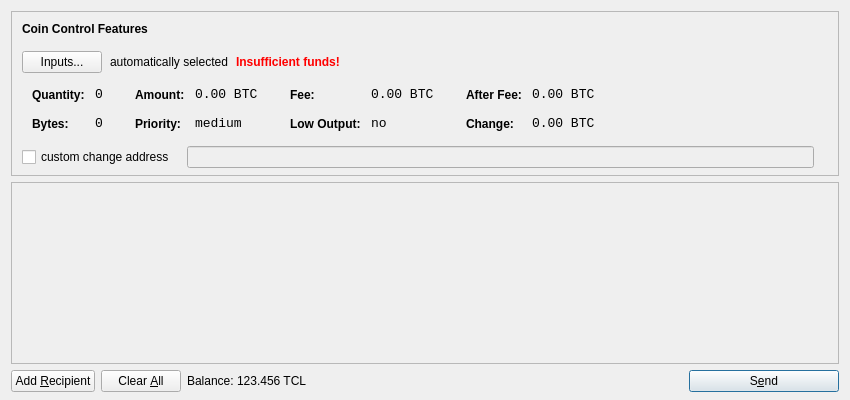
<?xml version="1.0" encoding="UTF-8"?>
<ui version="4.0">
 <class>SendCoinsDialog</class>
 <widget class="QDialog" name="SendCoinsDialog">
  <property name="geometry">
   <rect>
    <x>0</x>
    <y>0</y>
    <width>850</width>
    <height>400</height>
   </rect>
  </property>
  <property name="windowTitle">
   <string>Send Coins</string>
  </property>
  <layout class="QVBoxLayout" name="verticalLayout" stretch="0,1,0">
   <property name="bottomMargin">
    <number>8</number>
   </property>
   <item>
    <widget class="QFrame" name="frameCoinControl">
     <property name="sizePolicy">
      <sizepolicy hsizetype="Expanding" vsizetype="Expanding">
       <horstretch>0</horstretch>
       <verstretch>0</verstretch>
      </sizepolicy>
     </property>
     <property name="maximumSize">
      <size>
       <width>16777215</width>
       <height>16777215</height>
      </size>
     </property>
     <property name="frameShape">
      <enum>QFrame::StyledPanel</enum>
     </property>
     <property name="frameShadow">
      <enum>QFrame::Sunken</enum>
     </property>
     <layout class="QVBoxLayout" name="verticalLayoutCoinControl2">
      <property name="spacing">
       <number>-1</number>
      </property>
      <property name="leftMargin">
       <number>0</number>
      </property>
      <property name="topMargin">
       <number>0</number>
      </property>
      <property name="rightMargin">
       <number>0</number>
      </property>
      <property name="bottomMargin">
       <number>6</number>
      </property>
      <item>
       <layout class="QVBoxLayout" name="verticalLayoutCoinControl" stretch="0,0,0,0,1">
        <property name="spacing">
         <number>0</number>
        </property>
        <property name="leftMargin">
         <number>10</number>
        </property>
        <property name="topMargin">
         <number>10</number>
        </property>
        <item>
         <layout class="QHBoxLayout" name="horizontalLayoutCoinControl1">
          <property name="bottomMargin">
           <number>15</number>
          </property>
          <item>
           <widget class="QLabel" name="labelCoinControlFeatures">
            <property name="sizePolicy">
             <sizepolicy hsizetype="Preferred" vsizetype="Maximum">
              <horstretch>0</horstretch>
              <verstretch>0</verstretch>
             </sizepolicy>
            </property>
            <property name="font">
             <font>
              <weight>75</weight>
              <bold>true</bold>
             </font>
            </property>
            <property name="styleSheet">
             <string notr="true">font-weight:bold;</string>
            </property>
            <property name="text">
             <string>Coin Control Features</string>
            </property>
           </widget>
          </item>
         </layout>
        </item>
        <item>
         <layout class="QHBoxLayout" name="horizontalLayoutCoinControl2" stretch="0,0,0,0">
          <property name="spacing">
           <number>8</number>
          </property>
          <property name="bottomMargin">
           <number>10</number>
          </property>
          <item>
           <widget class="QPushButton" name="pushButtonCoinControl">
            <property name="styleSheet">
             <string notr="true"/>
            </property>
            <property name="text">
             <string>Inputs...</string>
            </property>
           </widget>
          </item>
          <item>
           <widget class="QLabel" name="labelCoinControlAutomaticallySelected">
            <property name="text">
             <string>automatically selected</string>
            </property>
            <property name="margin">
             <number>5</number>
            </property>
           </widget>
          </item>
          <item>
           <widget class="QLabel" name="labelCoinControlInsuffFunds">
            <property name="font">
             <font>
              <weight>75</weight>
              <bold>true</bold>
             </font>
            </property>
            <property name="styleSheet">
             <string notr="true">color:red;font-weight:bold;</string>
            </property>
            <property name="text">
             <string>Insufficient funds!</string>
            </property>
            <property name="margin">
             <number>5</number>
            </property>
           </widget>
          </item>
          <item>
           <spacer name="horizontalSpacerCoinControl">
            <property name="orientation">
             <enum>Qt::Horizontal</enum>
            </property>
            <property name="sizeHint" stdset="0">
             <size>
              <width>40</width>
              <height>1</height>
             </size>
            </property>
           </spacer>
          </item>
         </layout>
        </item>
        <item>
         <widget class="QWidget" name="widgetCoinControl" native="true">
          <property name="sizePolicy">
           <sizepolicy hsizetype="Preferred" vsizetype="Preferred">
            <horstretch>0</horstretch>
            <verstretch>0</verstretch>
           </sizepolicy>
          </property>
          <property name="minimumSize">
           <size>
            <width>0</width>
            <height>0</height>
           </size>
          </property>
          <property name="styleSheet">
           <string notr="true"/>
          </property>
          <layout class="QHBoxLayout" name="horizontalLayoutCoinControl5">
           <property name="margin">
            <number>0</number>
           </property>
           <item>
            <layout class="QHBoxLayout" name="horizontalLayoutCoinControl3" stretch="0,0,0,1">
             <property name="spacing">
              <number>20</number>
             </property>
             <property name="topMargin">
              <number>0</number>
             </property>
             <property name="bottomMargin">
              <number>10</number>
             </property>
             <item>
              <layout class="QFormLayout" name="formLayoutCoinControl1">
               <property name="horizontalSpacing">
                <number>10</number>
               </property>
               <property name="verticalSpacing">
                <number>14</number>
               </property>
               <property name="leftMargin">
                <number>10</number>
               </property>
               <property name="topMargin">
                <number>4</number>
               </property>
               <property name="rightMargin">
                <number>6</number>
               </property>
               <item row="0" column="0">
                <widget class="QLabel" name="labelCoinControlQuantityText">
                 <property name="styleSheet">
                  <string notr="true">font-weight:bold;</string>
                 </property>
                 <property name="text">
                  <string>Quantity:</string>
                 </property>
                 <property name="margin">
                  <number>0</number>
                 </property>
                </widget>
               </item>
               <item row="0" column="1">
                <widget class="QLabel" name="labelCoinControlQuantity">
                 <property name="font">
                  <font>
                   <family>Monospace</family>
                   <pointsize>10</pointsize>
                  </font>
                 </property>
                 <property name="cursor">
                  <cursorShape>IBeamCursor</cursorShape>
                 </property>
                 <property name="contextMenuPolicy">
                  <enum>Qt::ActionsContextMenu</enum>
                 </property>
                 <property name="text">
                  <string notr="true">0</string>
                 </property>
                 <property name="margin">
                  <number>0</number>
                 </property>
                 <property name="textInteractionFlags">
                  <set>Qt::LinksAccessibleByMouse|Qt::TextSelectableByKeyboard|Qt::TextSelectableByMouse</set>
                 </property>
                </widget>
               </item>
               <item row="1" column="0">
                <widget class="QLabel" name="labelCoinControlBytesText">
                 <property name="styleSheet">
                  <string notr="true">font-weight:bold;</string>
                 </property>
                 <property name="text">
                  <string>Bytes:</string>
                 </property>
                </widget>
               </item>
               <item row="1" column="1">
                <widget class="QLabel" name="labelCoinControlBytes">
                 <property name="font">
                  <font>
                   <family>Monospace</family>
                   <pointsize>10</pointsize>
                  </font>
                 </property>
                 <property name="cursor">
                  <cursorShape>IBeamCursor</cursorShape>
                 </property>
                 <property name="contextMenuPolicy">
                  <enum>Qt::ActionsContextMenu</enum>
                 </property>
                 <property name="text">
                  <string notr="true">0</string>
                 </property>
                 <property name="textInteractionFlags">
                  <set>Qt::LinksAccessibleByMouse|Qt::TextSelectableByKeyboard|Qt::TextSelectableByMouse</set>
                 </property>
                </widget>
               </item>
              </layout>
             </item>
             <item>
              <layout class="QFormLayout" name="formLayoutCoinControl2">
               <property name="horizontalSpacing">
                <number>10</number>
               </property>
               <property name="verticalSpacing">
                <number>14</number>
               </property>
               <property name="leftMargin">
                <number>6</number>
               </property>
               <property name="topMargin">
                <number>4</number>
               </property>
               <property name="rightMargin">
                <number>6</number>
               </property>
               <item row="0" column="0">
                <widget class="QLabel" name="labelCoinControlAmountText">
                 <property name="styleSheet">
                  <string notr="true">font-weight:bold;</string>
                 </property>
                 <property name="text">
                  <string>Amount:</string>
                 </property>
                 <property name="margin">
                  <number>0</number>
                 </property>
                </widget>
               </item>
               <item row="0" column="1">
                <widget class="QLabel" name="labelCoinControlAmount">
                 <property name="font">
                  <font>
                   <family>Monospace</family>
                   <pointsize>10</pointsize>
                  </font>
                 </property>
                 <property name="cursor">
                  <cursorShape>IBeamCursor</cursorShape>
                 </property>
                 <property name="contextMenuPolicy">
                  <enum>Qt::ActionsContextMenu</enum>
                 </property>
                 <property name="text">
                  <string notr="true">0.00 BTC</string>
                 </property>
                 <property name="textInteractionFlags">
                  <set>Qt::LinksAccessibleByMouse|Qt::TextSelectableByKeyboard|Qt::TextSelectableByMouse</set>
                 </property>
                </widget>
               </item>
               <item row="1" column="0">
                <widget class="QLabel" name="labelCoinControlPriorityText">
                 <property name="styleSheet">
                  <string notr="true">font-weight:bold;</string>
                 </property>
                 <property name="text">
                  <string>Priority:</string>
                 </property>
                </widget>
               </item>
               <item row="1" column="1">
                <widget class="QLabel" name="labelCoinControlPriority">
                 <property name="font">
                  <font>
                   <family>Monospace</family>
                   <pointsize>10</pointsize>
                  </font>
                 </property>
                 <property name="cursor">
                  <cursorShape>IBeamCursor</cursorShape>
                 </property>
                 <property name="contextMenuPolicy">
                  <enum>Qt::ActionsContextMenu</enum>
                 </property>
                 <property name="text">
                  <string>medium</string>
                 </property>
                 <property name="textInteractionFlags">
                  <set>Qt::LinksAccessibleByMouse|Qt::TextSelectableByKeyboard|Qt::TextSelectableByMouse</set>
                 </property>
                </widget>
               </item>
              </layout>
             </item>
             <item>
              <layout class="QFormLayout" name="formLayoutCoinControl3">
               <property name="horizontalSpacing">
                <number>10</number>
               </property>
               <property name="verticalSpacing">
                <number>14</number>
               </property>
               <property name="leftMargin">
                <number>6</number>
               </property>
               <property name="topMargin">
                <number>4</number>
               </property>
               <property name="rightMargin">
                <number>6</number>
               </property>
               <item row="0" column="0">
                <widget class="QLabel" name="labelCoinControlFeeText">
                 <property name="styleSheet">
                  <string notr="true">font-weight:bold;</string>
                 </property>
                 <property name="text">
                  <string>Fee:</string>
                 </property>
                 <property name="margin">
                  <number>0</number>
                 </property>
                </widget>
               </item>
               <item row="0" column="1">
                <widget class="QLabel" name="labelCoinControlFee">
                 <property name="font">
                  <font>
                   <family>Monospace</family>
                   <pointsize>10</pointsize>
                  </font>
                 </property>
                 <property name="cursor">
                  <cursorShape>IBeamCursor</cursorShape>
                 </property>
                 <property name="contextMenuPolicy">
                  <enum>Qt::ActionsContextMenu</enum>
                 </property>
                 <property name="text">
                  <string notr="true">0.00 BTC</string>
                 </property>
                 <property name="textInteractionFlags">
                  <set>Qt::LinksAccessibleByMouse|Qt::TextSelectableByKeyboard|Qt::TextSelectableByMouse</set>
                 </property>
                </widget>
               </item>
               <item row="1" column="0">
                <widget class="QLabel" name="labelCoinControlLowOutputText">
                 <property name="styleSheet">
                  <string notr="true">font-weight:bold;</string>
                 </property>
                 <property name="text">
                  <string>Low Output:</string>
                 </property>
                </widget>
               </item>
               <item row="1" column="1">
                <widget class="QLabel" name="labelCoinControlLowOutput">
                 <property name="font">
                  <font>
                   <family>Monospace</family>
                   <pointsize>10</pointsize>
                  </font>
                 </property>
                 <property name="cursor">
                  <cursorShape>IBeamCursor</cursorShape>
                 </property>
                 <property name="contextMenuPolicy">
                  <enum>Qt::ActionsContextMenu</enum>
                 </property>
                 <property name="text">
                  <string>no</string>
                 </property>
                 <property name="textInteractionFlags">
                  <set>Qt::LinksAccessibleByMouse|Qt::TextSelectableByKeyboard|Qt::TextSelectableByMouse</set>
                 </property>
                </widget>
               </item>
              </layout>
             </item>
             <item>
              <layout class="QFormLayout" name="formLayoutCoinControl4">
               <property name="horizontalSpacing">
                <number>10</number>
               </property>
               <property name="verticalSpacing">
                <number>14</number>
               </property>
               <property name="leftMargin">
                <number>6</number>
               </property>
               <property name="topMargin">
                <number>4</number>
               </property>
               <property name="rightMargin">
                <number>6</number>
               </property>
               <item row="0" column="0">
                <widget class="QLabel" name="labelCoinControlAfterFeeText">
                 <property name="styleSheet">
                  <string notr="true">font-weight:bold;</string>
                 </property>
                 <property name="text">
                  <string>After Fee:</string>
                 </property>
                 <property name="margin">
                  <number>0</number>
                 </property>
                </widget>
               </item>
               <item row="0" column="1">
                <widget class="QLabel" name="labelCoinControlAfterFee">
                 <property name="font">
                  <font>
                   <family>Monospace</family>
                   <pointsize>10</pointsize>
                  </font>
                 </property>
                 <property name="cursor">
                  <cursorShape>IBeamCursor</cursorShape>
                 </property>
                 <property name="contextMenuPolicy">
                  <enum>Qt::ActionsContextMenu</enum>
                 </property>
                 <property name="text">
                  <string notr="true">0.00 BTC</string>
                 </property>
                 <property name="textInteractionFlags">
                  <set>Qt::LinksAccessibleByMouse|Qt::TextSelectableByKeyboard|Qt::TextSelectableByMouse</set>
                 </property>
                </widget>
               </item>
               <item row="1" column="0">
                <widget class="QLabel" name="labelCoinControlChangeText">
                 <property name="styleSheet">
                  <string notr="true">font-weight:bold;</string>
                 </property>
                 <property name="text">
                  <string>Change:</string>
                 </property>
                </widget>
               </item>
               <item row="1" column="1">
                <widget class="QLabel" name="labelCoinControlChange">
                 <property name="font">
                  <font>
                   <family>Monospace</family>
                   <pointsize>10</pointsize>
                  </font>
                 </property>
                 <property name="cursor">
                  <cursorShape>IBeamCursor</cursorShape>
                 </property>
                 <property name="contextMenuPolicy">
                  <enum>Qt::ActionsContextMenu</enum>
                 </property>
                 <property name="text">
                  <string notr="true">0.00 BTC</string>
                 </property>
                 <property name="textInteractionFlags">
                  <set>Qt::LinksAccessibleByMouse|Qt::TextSelectableByKeyboard|Qt::TextSelectableByMouse</set>
                 </property>
                </widget>
               </item>
              </layout>
             </item>
            </layout>
           </item>
          </layout>
         </widget>
        </item>
        <item>
         <layout class="QHBoxLayout" name="horizontalLayoutCoinControl4" stretch="0,0,0">
          <property name="spacing">
           <number>12</number>
          </property>
          <property name="sizeConstraint">
           <enum>QLayout::SetDefaultConstraint</enum>
          </property>
          <property name="topMargin">
           <number>5</number>
          </property>
          <property name="rightMargin">
           <number>5</number>
          </property>
          <item>
           <widget class="QCheckBox" name="checkBoxCoinControlChange">
            <property name="text">
             <string>custom change address</string>
            </property>
           </widget>
          </item>
          <item>
           <widget class="QLineEdit" name="lineEditCoinControlChange">
            <property name="enabled">
             <bool>false</bool>
            </property>
            <property name="sizePolicy">
             <sizepolicy hsizetype="Expanding" vsizetype="Fixed">
              <horstretch>0</horstretch>
              <verstretch>0</verstretch>
             </sizepolicy>
            </property>
           </widget>
          </item>
          <item>
           <widget class="QLabel" name="labelCoinControlChangeLabel">
            <property name="sizePolicy">
             <sizepolicy hsizetype="Preferred" vsizetype="Expanding">
              <horstretch>0</horstretch>
              <verstretch>0</verstretch>
             </sizepolicy>
            </property>
            <property name="minimumSize">
             <size>
              <width>0</width>
              <height>0</height>
             </size>
            </property>
            <property name="text">
             <string/>
            </property>
            <property name="margin">
             <number>3</number>
            </property>
           </widget>
          </item>
         </layout>
        </item>
        <item>
         <spacer name="verticalSpacerCoinControl">
          <property name="orientation">
           <enum>Qt::Vertical</enum>
          </property>
          <property name="sizeHint" stdset="0">
           <size>
            <width>800</width>
            <height>1</height>
           </size>
          </property>
         </spacer>
        </item>
       </layout>
      </item>
     </layout>
    </widget>
   </item>
   <item>
    <widget class="QScrollArea" name="scrollArea">
     <property name="widgetResizable">
      <bool>true</bool>
     </property>
     <widget class="QWidget" name="scrollAreaWidgetContents">
      <property name="geometry">
       <rect>
        <x>0</x>
        <y>0</y>
        <width>830</width>
        <height>165</height>
       </rect>
      </property>
      <layout class="QVBoxLayout" name="verticalLayout_2">
       <property name="margin">
        <number>0</number>
       </property>
       <item>
        <layout class="QVBoxLayout" name="entries">
         <property name="spacing">
          <number>6</number>
         </property>
        </layout>
       </item>
       <item>
        <spacer name="verticalSpacer">
         <property name="orientation">
          <enum>Qt::Vertical</enum>
         </property>
         <property name="sizeHint" stdset="0">
          <size>
           <width>20</width>
           <height>40</height>
          </size>
         </property>
        </spacer>
       </item>
      </layout>
     </widget>
    </widget>
   </item>
   <item>
    <layout class="QHBoxLayout" name="horizontalLayout">
     <item>
      <widget class="QPushButton" name="addButton">
       <property name="toolTip">
        <string>Send to multiple recipients at once</string>
       </property>
       <property name="text">
        <string>Add &amp;Recipient</string>
       </property>
       <property name="icon">
        <iconset resource="../bitcoin.qrc">
         <normaloff>:/icons/add</normaloff>:/icons/add</iconset>
       </property>
       <property name="autoDefault">
        <bool>false</bool>
       </property>
      </widget>
     </item>
     <item>
      <widget class="QPushButton" name="clearButton">
       <property name="sizePolicy">
        <sizepolicy hsizetype="Minimum" vsizetype="Fixed">
         <horstretch>0</horstretch>
         <verstretch>0</verstretch>
        </sizepolicy>
       </property>
       <property name="toolTip">
        <string>Remove all transaction fields</string>
       </property>
       <property name="text">
        <string>Clear &amp;All</string>
       </property>
       <property name="icon">
        <iconset resource="../bitcoin.qrc">
         <normaloff>:/icons/remove</normaloff>:/icons/remove</iconset>
       </property>
       <property name="autoRepeatDelay">
        <number>300</number>
       </property>
       <property name="autoDefault">
        <bool>false</bool>
       </property>
      </widget>
     </item>
     <item>
      <layout class="QHBoxLayout" name="horizontalLayout_2">
       <property name="spacing">
        <number>3</number>
       </property>
       <item>
        <widget class="QLabel" name="label">
         <property name="text">
          <string>Balance:</string>
         </property>
        </widget>
       </item>
       <item>
        <widget class="QLabel" name="labelBalance">
         <property name="cursor">
          <cursorShape>IBeamCursor</cursorShape>
         </property>
         <property name="text">
          <string>123.456 TCL</string>
         </property>
         <property name="textInteractionFlags">
          <set>Qt::LinksAccessibleByMouse|Qt::TextSelectableByKeyboard|Qt::TextSelectableByMouse</set>
         </property>
        </widget>
       </item>
      </layout>
     </item>
     <item>
      <spacer name="horizontalSpacer">
       <property name="orientation">
        <enum>Qt::Horizontal</enum>
       </property>
       <property name="sizeHint" stdset="0">
        <size>
         <width>40</width>
         <height>20</height>
        </size>
       </property>
      </spacer>
     </item>
     <item>
      <widget class="QPushButton" name="sendButton">
       <property name="minimumSize">
        <size>
         <width>150</width>
         <height>0</height>
        </size>
       </property>
       <property name="toolTip">
        <string>Confirm the send action</string>
       </property>
       <property name="text">
        <string>S&amp;end</string>
       </property>
       <property name="icon">
        <iconset resource="../bitcoin.qrc">
         <normaloff>:/icons/send</normaloff>:/icons/send</iconset>
       </property>
       <property name="default">
        <bool>true</bool>
       </property>
      </widget>
     </item>
    </layout>
   </item>
  </layout>
 </widget>
 <resources>
  <include location="../bitcoin.qrc"/>
 </resources>
 <connections/>
</ui>
